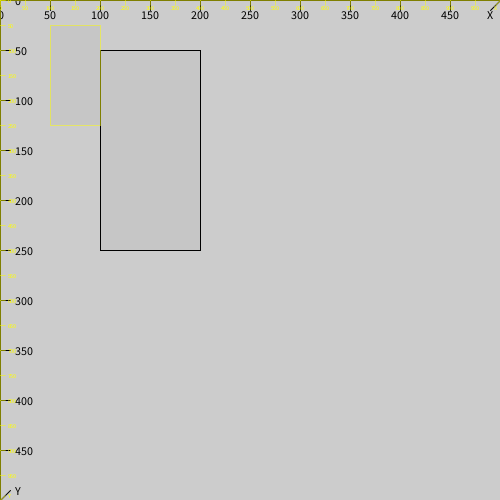
Frame 1 (no input)
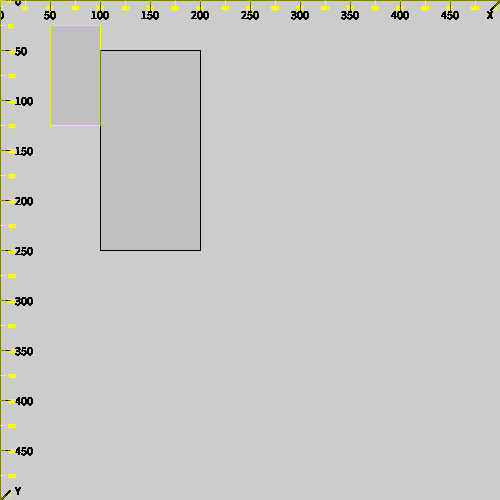
Frame 60 (the mouse pressed at the canvas centre just before this capture)
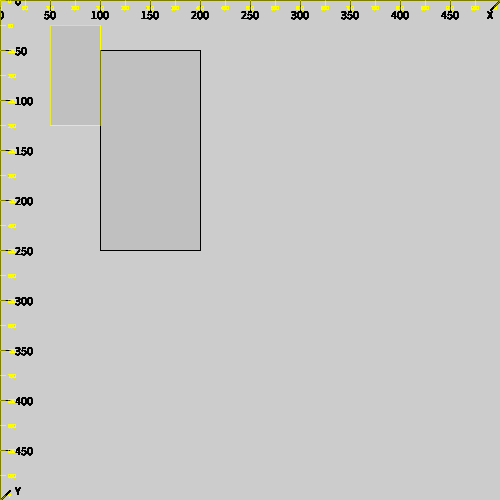
Frame 120 (the mouse held since frame 60 and released just before this capture)

The Processing sketch that drew these frames (run headless with seeded random() and noise(); from frame 60 on, the mouse is pressed at the canvas centre):

// Processing sketch: ScaleBothExplained
// ── ScaleBothExplained.pde
void setup() {
  size(500, 500);
}

void draw() {
  drawCoordinateSystem(#000000, 500, 500);
  fill(192, 128);
  stroke(#000000);
  rect(100, 50, 100, 200);
     
  scale(0.5);
  
  drawCoordinateSystem(#FFFF00, 1000, 1000);
  fill(192, 128);
  stroke(#FFFF00);
  rect(100, 50, 100, 200);
}
// ── AuxiliaryFunctions.pde
int elementSize = 10;
int intervalLength = 50;

void drawCoordinateSystem(color axisColor, float width, float height) {  
  stroke(axisColor);
  fill(axisColor);
  
  line(0, 0, width, 0);
  line(width, 0, width - elementSize, -elementSize);
  line(width, 0, width - elementSize, +elementSize);
  
  textAlign(CENTER, TOP);
  for(float x = 0; x < width; x += intervalLength) {
    line(x, -elementSize, x, elementSize);
    text(round(x), x, elementSize);
  }
  text("X", width - elementSize, elementSize);
    
  line(0, 0, 0, height);
  line(0, height, -elementSize, height - elementSize);
  line(0, height, +elementSize, height - elementSize);
  
  textAlign(LEFT, CENTER);
  for(float y = 0; y < height; y += intervalLength) {
    line(-elementSize, y, elementSize, y);
    text(round(y), elementSize + 5, y);
  }
  text("Y", elementSize + 5, height - elementSize);
}

void drawTranslation(color translationColor, float x, float y) {
  strokeWeight(2);
  stroke(translationColor);
  fill(translationColor);
  
  line(0, 0, x, y);
  
  pushMatrix();
  
  translate(x, y);
  rotate(atan2(y, x));
  
  line(0, 0, -2 * elementSize, -elementSize);
  line(0, 0, -2 * elementSize, +elementSize);

  textAlign(CENTER, BOTTOM);
  text("(" + round(x) + ", " + round(y) + ")", -dist(0, 0, x, y) / 2, -elementSize / 2);

  popMatrix();

  strokeWeight(1);
}

void drawRotation(color rotationColor, float angle) {
  strokeWeight(2);
  stroke(rotationColor);
  noFill();
  
  float diameter = 4 * intervalLength;
  
  arc(0, 0, diameter, diameter, 0, angle);
  arc(0, 0, diameter, diameter, HALF_PI, HALF_PI + angle);
  
  fill(rotationColor);
  
  pushMatrix();
  
  rotate(angle / 2);
  translate(diameter / 2, 0);

  textAlign(LEFT, CENTER);
  text(round(degrees(angle)) + "º", 10, 0);

  popMatrix();
  
  pushMatrix();
  
  rotate(angle / 2 + HALF_PI);
  translate(diameter / 2, 0);

  textAlign(LEFT, CENTER);
  text(round(degrees(angle)) + "º", 10, 0);

  popMatrix();

  pushMatrix();
  
  rotate(angle);
  translate(diameter / 2, 0);
  
  line(0, 0, -elementSize, -2 * elementSize);
  line(0, 0, +elementSize, -2 * elementSize);

  popMatrix();

  pushMatrix();
  
  rotate(angle + HALF_PI);
  translate(diameter / 2, 0);
  
  line(0, 0, -elementSize, -2 * elementSize);
  line(0, 0, +elementSize, -2 * elementSize);

  popMatrix();

  strokeWeight(1);
}

void drawShearX(color shearXColor, float angle) {
  strokeWeight(2);
  stroke(shearXColor);
  noFill();
  
  float diameter = 6 * intervalLength;
  
  arc(0, 0, diameter, diameter, HALF_PI - angle, HALF_PI);
  
  fill(shearXColor);
  
  pushMatrix();
  
  rotate(HALF_PI - angle / 2);
  translate(diameter / 2, 0);

  textAlign(LEFT, CENTER);
  text(degrees(angle) + "º", 10, 0);

  popMatrix();

  pushMatrix();
  
  rotate(HALF_PI - angle);
  translate(diameter / 2, 0);
  
  line(0, 0, -elementSize, 2 * elementSize);
  line(0, 0, +elementSize, 2 * elementSize);

  popMatrix();

  strokeWeight(1);
}
